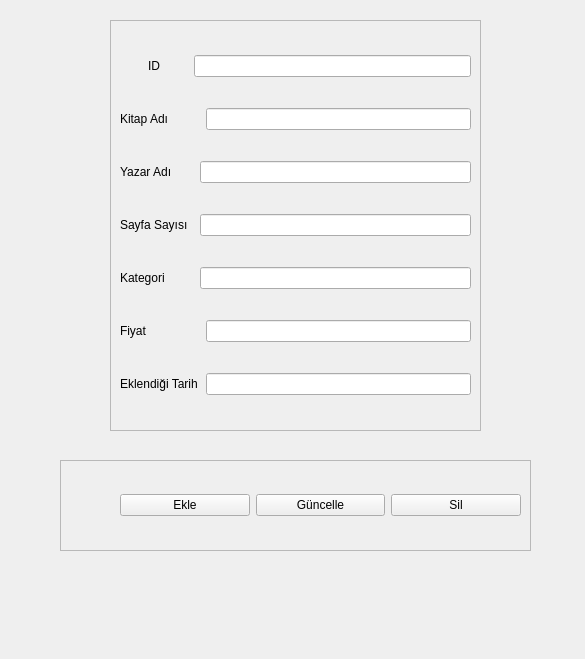
<?xml version="1.0" encoding="UTF-8"?>
<ui version="4.0">
 <class>Form</class>
 <widget class="QWidget" name="Form">
  <property name="geometry">
   <rect>
    <x>0</x>
    <y>0</y>
    <width>585</width>
    <height>659</height>
   </rect>
  </property>
  <property name="windowTitle">
   <string>Form</string>
  </property>
  <widget class="QFrame" name="frame_2">
   <property name="geometry">
    <rect>
     <x>60</x>
     <y>460</y>
     <width>471</width>
     <height>91</height>
    </rect>
   </property>
   <property name="frameShape">
    <enum>QFrame::StyledPanel</enum>
   </property>
   <property name="frameShadow">
    <enum>QFrame::Raised</enum>
   </property>
   <widget class="QWidget" name="layoutWidget">
    <property name="geometry">
     <rect>
      <x>60</x>
      <y>30</y>
      <width>401</width>
      <height>31</height>
     </rect>
    </property>
    <layout class="QGridLayout" name="gridLayout_2">
     <item row="0" column="3">
      <widget class="QPushButton" name="sil_button">
       <property name="text">
        <string>Sil</string>
       </property>
      </widget>
     </item>
     <item row="0" column="0">
      <widget class="QPushButton" name="ekle_button">
       <property name="text">
        <string>Ekle</string>
       </property>
      </widget>
     </item>
     <item row="0" column="2">
      <widget class="QPushButton" name="guncelle_button">
       <property name="text">
        <string>Güncelle</string>
       </property>
      </widget>
     </item>
    </layout>
   </widget>
  </widget>
  <widget class="QFrame" name="frame">
   <property name="geometry">
    <rect>
     <x>110</x>
     <y>20</y>
     <width>371</width>
     <height>411</height>
    </rect>
   </property>
   <property name="frameShape">
    <enum>QFrame::StyledPanel</enum>
   </property>
   <property name="frameShadow">
    <enum>QFrame::Raised</enum>
   </property>
   <layout class="QGridLayout" name="gridLayout">
    <item row="0" column="0">
     <widget class="QLabel" name="id_label">
      <property name="text">
       <string>&lt;html&gt;&lt;head/&gt;&lt;body&gt;&lt;p align=&quot;center&quot;&gt;ID&lt;/p&gt;&lt;/body&gt;&lt;/html&gt;</string>
      </property>
     </widget>
    </item>
    <item row="0" column="1" colspan="3">
     <widget class="QLineEdit" name="id_line_edit"/>
    </item>
    <item row="1" column="0" colspan="2">
     <widget class="QLabel" name="kitap_adi_label">
      <property name="text">
       <string>Kitap Adı</string>
      </property>
     </widget>
    </item>
    <item row="1" column="3">
     <widget class="QLineEdit" name="kitap_adi_line_edit"/>
    </item>
    <item row="2" column="0" colspan="2">
     <widget class="QLabel" name="Yazar_adi_label">
      <property name="text">
       <string>Yazar Adı</string>
      </property>
     </widget>
    </item>
    <item row="2" column="2" colspan="2">
     <widget class="QLineEdit" name="yazar_adi_line_edit"/>
    </item>
    <item row="3" column="0">
     <widget class="QLabel" name="sayfa_sayisi_label">
      <property name="text">
       <string>Sayfa Sayısı</string>
      </property>
     </widget>
    </item>
    <item row="3" column="2" colspan="2">
     <widget class="QLineEdit" name="sayfa_sayisi_line_edit"/>
    </item>
    <item row="4" column="0" colspan="2">
     <widget class="QLabel" name="kategori_label">
      <property name="text">
       <string>Kategori</string>
      </property>
     </widget>
    </item>
    <item row="4" column="2" colspan="2">
     <widget class="QLineEdit" name="kategori_line_edit"/>
    </item>
    <item row="5" column="0">
     <widget class="QLabel" name="fiyat_label">
      <property name="text">
       <string>Fiyat</string>
      </property>
     </widget>
    </item>
    <item row="5" column="3">
     <widget class="QLineEdit" name="fiyat_line_Edit"/>
    </item>
    <item row="6" column="0" colspan="3">
     <widget class="QLabel" name="eklendigi_tarih">
      <property name="text">
       <string>Eklendiği Tarih</string>
      </property>
     </widget>
    </item>
    <item row="6" column="3">
     <widget class="QLineEdit" name="eklendigi_tarih_line_edit"/>
    </item>
   </layout>
  </widget>
 </widget>
 <resources/>
 <connections/>
</ui>
